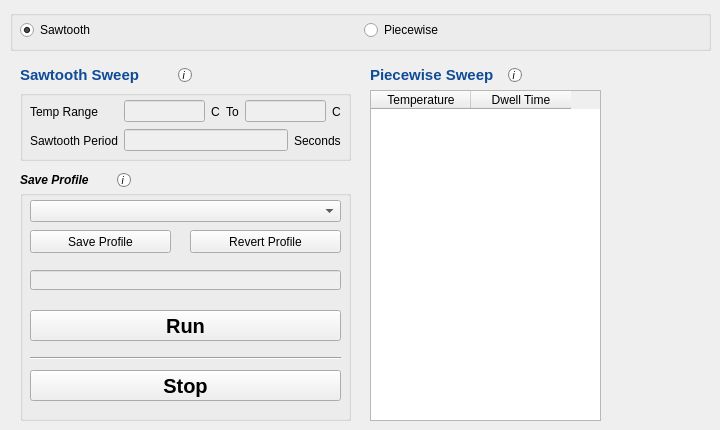
    <widget class="QWidget" name="tab_2">
     <attribute name="title">
      <string>Temperature Cycle Demo</string>
     </attribute>
     <widget class="QWidget" name="horizontalLayoutWidget_11">
      <property name="geometry">
       <rect>
        <x>370</x>
        <y>60</y>
        <width>152</width>
        <height>31</height>
       </rect>
      </property>
      <layout class="QHBoxLayout" name="horizontalLayout_11">
       <item>
        <widget class="QLabel" name="label_41">
         <property name="text">
          <string>&lt;html&gt;&lt;head/&gt;&lt;body&gt;&lt;p&gt;&lt;span style=&quot; font-size:11pt; font-weight:600; color:#0f4b96;&quot;&gt;Piecewise Sweep&lt;/span&gt;&lt;/p&gt;&lt;/body&gt;&lt;/html&gt;</string>
         </property>
        </widget>
       </item>
       <item>
        <widget class="QPushButton" name="infoButton_HeaterOptions_2">
         <property name="styleSheet">
          <string notr="true">QPushButton::!pressed{
background-color: white;
border-style: solid;
border-width:1px;
border-radius:7px;
border-color: gray;
max-width:12px;
max-height:12px;
min-width:12px;
min-height:12px;
font-size: 10px;
font-family: &quot;Bookman Old Style&quot;;
font-style:italic;
}

QPushButton::pressed{
background-color: rgb(216, 192, 95);
border-style: solid;
border-width:1px;
border-radius:7px;
border-color: gray;
max-width:12px;
max-height:12px;
min-width:12px;
min-height:12px;
font-size: 10px;
font-family: &quot;Bookman Old Style&quot;;
font-style:italic;
}</string>
         </property>
         <property name="text">
          <string>i </string>
         </property>
        </widget>
       </item>
      </layout>
     </widget>
     <widget class="QTableWidget" name="tableWidget">
      <property name="geometry">
       <rect>
        <x>370</x>
        <y>90</y>
        <width>231</width>
        <height>331</height>
       </rect>
      </property>
      <column>
       <property name="text">
        <string>Temperature</string>
       </property>
      </column>
      <column>
       <property name="text">
        <string>Dwell Time</string>
       </property>
      </column>
     </widget>
     <widget class="QGroupBox" name="groupBox_9">
      <property name="geometry">
       <rect>
        <x>20</x>
        <y>90</y>
        <width>331</width>
        <height>71</height>
       </rect>
      </property>
      <property name="title">
       <string/>
      </property>
      <widget class="QWidget" name="gridLayoutWidget_9">
       <property name="geometry">
        <rect>
         <x>10</x>
         <y>10</y>
         <width>311</width>
         <height>52</height>
        </rect>
       </property>
       <layout class="QGridLayout" name="gridLayout_10">
        <item row="1" column="0">
         <widget class="QLabel" name="label_4">
          <property name="text">
           <string>Sawtooth Period</string>
          </property>
         </widget>
        </item>
        <item row="0" column="0">
         <widget class="QLabel" name="label_61">
          <property name="text">
           <string>Temp Range</string>
          </property>
         </widget>
        </item>
        <item row="0" column="1">
         <layout class="QHBoxLayout" name="horizontalLayout_16">
          <item>
           <widget class="QLineEdit" name="lineEdit_3">
            <property name="enabled">
             <bool>false</bool>
            </property>
           </widget>
          </item>
          <item>
           <widget class="QLabel" name="label_58">
            <property name="text">
             <string>C</string>
            </property>
           </widget>
          </item>
          <item>
           <widget class="QLabel" name="label_3">
            <property name="text">
             <string>To</string>
            </property>
           </widget>
          </item>
          <item>
           <widget class="QLineEdit" name="lineEdit_4">
            <property name="enabled">
             <bool>false</bool>
            </property>
           </widget>
          </item>
          <item>
           <widget class="QLabel" name="label_59">
            <property name="text">
             <string>C</string>
            </property>
           </widget>
          </item>
         </layout>
        </item>
        <item row="1" column="1">
         <layout class="QHBoxLayout" name="horizontalLayout_18">
          <item>
           <widget class="QLineEdit" name="lineEdit_5">
            <property name="enabled">
             <bool>false</bool>
            </property>
           </widget>
          </item>
          <item>
           <widget class="QLabel" name="label_62">
            <property name="text">
             <string>Seconds</string>
            </property>
           </widget>
          </item>
         </layout>
        </item>
       </layout>
      </widget>
     </widget>
     <widget class="QGroupBox" name="groupBox_12">
      <property name="geometry">
       <rect>
        <x>20</x>
        <y>190</y>
        <width>331</width>
        <height>231</height>
       </rect>
      </property>
      <property name="title">
       <string/>
      </property>
      <widget class="QPushButton" name="pushButton_18">
       <property name="geometry">
        <rect>
         <x>10</x>
         <y>40</y>
         <width>141</width>
         <height>23</height>
        </rect>
       </property>
       <property name="text">
        <string>Save Profile</string>
       </property>
      </widget>
      <widget class="QPushButton" name="pushButton_19">
       <property name="geometry">
        <rect>
         <x>170</x>
         <y>40</y>
         <width>151</width>
         <height>23</height>
        </rect>
       </property>
       <property name="text">
        <string>Revert Profile</string>
       </property>
      </widget>
      <widget class="QComboBox" name="comboBox_6">
       <property name="geometry">
        <rect>
         <x>10</x>
         <y>10</y>
         <width>311</width>
         <height>22</height>
        </rect>
       </property>
      </widget>
      <widget class="QLineEdit" name="lineEdit_26">
       <property name="enabled">
        <bool>false</bool>
       </property>
       <property name="geometry">
        <rect>
         <x>10</x>
         <y>80</y>
         <width>311</width>
         <height>20</height>
        </rect>
       </property>
      </widget>
      <widget class="QPushButton" name="pushButton_20">
       <property name="geometry">
        <rect>
         <x>10</x>
         <y>120</y>
         <width>311</width>
         <height>31</height>
        </rect>
       </property>
       <property name="font">
        <font>
         <pointsize>15</pointsize>
         <weight>75</weight>
         <italic>false</italic>
         <bold>true</bold>
         <underline>false</underline>
        </font>
       </property>
       <property name="text">
        <string>Run</string>
       </property>
      </widget>
      <widget class="Line" name="line">
       <property name="geometry">
        <rect>
         <x>10</x>
         <y>160</y>
         <width>311</width>
         <height>16</height>
        </rect>
       </property>
       <property name="orientation">
        <enum>Qt::Horizontal</enum>
       </property>
      </widget>
      <widget class="QPushButton" name="pushButton_21">
       <property name="geometry">
        <rect>
         <x>10</x>
         <y>180</y>
         <width>311</width>
         <height>31</height>
        </rect>
       </property>
       <property name="font">
        <font>
         <pointsize>15</pointsize>
         <weight>75</weight>
         <bold>true</bold>
        </font>
       </property>
       <property name="text">
        <string>Stop</string>
       </property>
      </widget>
     </widget>
     <widget class="QWidget" name="horizontalLayoutWidget_15">
      <property name="geometry">
       <rect>
        <x>20</x>
        <y>170</y>
        <width>111</width>
        <height>21</height>
       </rect>
      </property>
      <layout class="QHBoxLayout" name="horizontalLayout_19">
       <item>
        <widget class="QLabel" name="label_60">
         <property name="text">
          <string>&lt;html&gt;&lt;head/&gt;&lt;body&gt;&lt;p&gt;&lt;span style=&quot; font-weight:600; font-style:italic;&quot;&gt;Save Profile&lt;/span&gt;&lt;/p&gt;&lt;/body&gt;&lt;/html&gt;</string>
         </property>
        </widget>
       </item>
       <item>
        <widget class="QPushButton" name="infoButton_SaveProfile">
         <property name="styleSheet">
          <string notr="true">QPushButton::!pressed{
background-color: white;
border-style: solid;
border-width:1px;
border-radius:7px;
border-color: gray;
max-width:12px;
max-height:12px;
min-width:12px;
min-height:12px;
font-size: 10px;
font-family: &quot;Bookman Old Style&quot;;
font-style:italic;
}

QPushButton::pressed{
background-color: rgb(216, 192, 95);
border-style: solid;
border-width:1px;
border-radius:7px;
border-color: gray;
max-width:12px;
max-height:12px;
min-width:12px;
min-height:12px;
font-size: 10px;
font-family: &quot;Bookman Old Style&quot;;
font-style:italic;
}</string>
         </property>
         <property name="text">
          <string>i </string>
         </property>
        </widget>
       </item>
      </layout>
     </widget>
     <widget class="QGroupBox" name="groupBox_13">
      <property name="geometry">
       <rect>
        <x>10</x>
        <y>10</y>
        <width>701</width>
        <height>41</height>
       </rect>
      </property>
      <property name="title">
       <string/>
      </property>
      <widget class="QWidget" name="horizontalLayoutWidget_16">
       <property name="geometry">
        <rect>
         <x>10</x>
         <y>10</y>
         <width>681</width>
         <height>21</height>
        </rect>
       </property>
       <layout class="QHBoxLayout" name="horizontalLayout_21">
        <item>
         <widget class="QRadioButton" name="radioButton_5">
          <property name="text">
           <string>Sawtooth</string>
          </property>
          <property name="checked">
           <bool>true</bool>
          </property>
         </widget>
        </item>
        <item>
         <widget class="QRadioButton" name="radioButton_6">
          <property name="text">
           <string>Piecewise</string>
          </property>
         </widget>
        </item>
       </layout>
      </widget>
     </widget>
     <widget class="QWidget" name="horizontalLayoutWidget_10">
      <property name="geometry">
       <rect>
        <x>20</x>
        <y>60</y>
        <width>172</width>
        <height>31</height>
       </rect>
      </property>
      <layout class="QHBoxLayout" name="horizontalLayout_10">
       <item>
        <widget class="QLabel" name="label_40">
         <property name="text">
          <string>&lt;html&gt;&lt;head/&gt;&lt;body&gt;&lt;p&gt;&lt;span style=&quot; font-size:11pt; font-weight:600; color:#0f4b96;&quot;&gt;Sawtooth Sweep&lt;/span&gt;&lt;/p&gt;&lt;/body&gt;&lt;/html&gt;</string>
         </property>
        </widget>
       </item>
       <item>
        <widget class="QPushButton" name="infoButton_SawtoothSweep">
         <property name="styleSheet">
          <string notr="true">QPushButton::!pressed{
background-color: white;
border-style: solid;
border-width:1px;
border-radius:7px;
border-color: gray;
max-width:12px;
max-height:12px;
min-width:12px;
min-height:12px;
font-size: 10px;
font-family: &quot;Bookman Old Style&quot;;
font-style:italic;
}

QPushButton::pressed{
background-color: rgb(216, 192, 95);
border-style: solid;
border-width:1px;
border-radius:7px;
border-color: gray;
max-width:12px;
max-height:12px;
min-width:12px;
min-height:12px;
font-size: 10px;
font-family: &quot;Bookman Old Style&quot;;
font-style:italic;
}</string>
         </property>
         <property name="text">
          <string>i </string>
         </property>
        </widget>
       </item>
      </layout>
     </widget>
    </widget>
